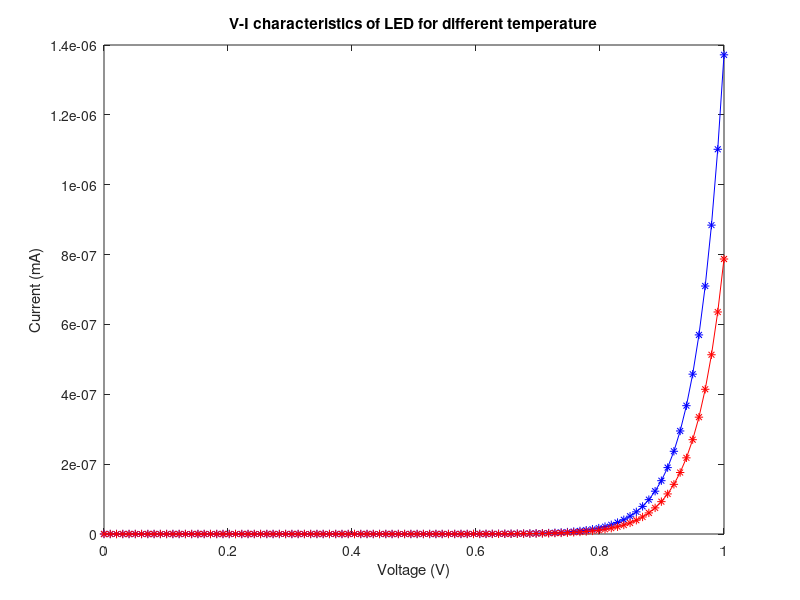

The MATLAB script that drew this image:
%Write a matlab program to plot the V-I graph for different temperature T1=32degrees and T2=40degrees in a single plot for LED.
q=1.602E-19; % electron charge
k=1.38E-23; % Boltzmann constant
h = 6.6256E-34; %Planck constant
n=1.75; %ideality factor
is=4.97E-19; %saturation current

%write your code here
T1 = 32+ 273.15;
T2 = 40 + 273.15;
v=linspace(0,1); % diode forward voltage
iL=is*(exp((q*v)/(n*k*T1))-1);

figure
plot(v,iL*1e3,'b-*')
hold on

v=linspace(0,1); % diode forward voltage
iL=is*(exp((q*v)/(n*k*T2))-1);
plot(v,iL*1e3,'r-*')

title('V-I characteristics of LED for different temperature');
ylabel('Current (mA)');
xlabel('Voltage (V)');
